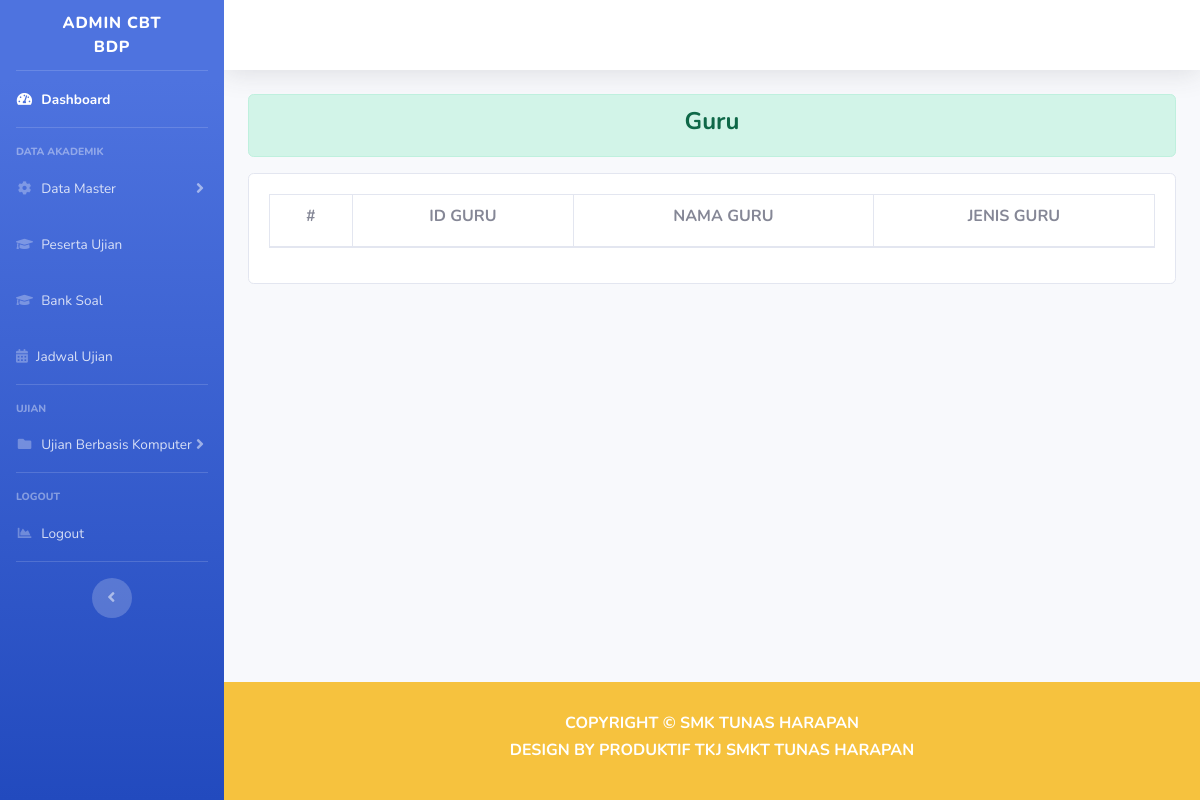
Before: /index.php/dashboard_bdp/guru with the older database file.
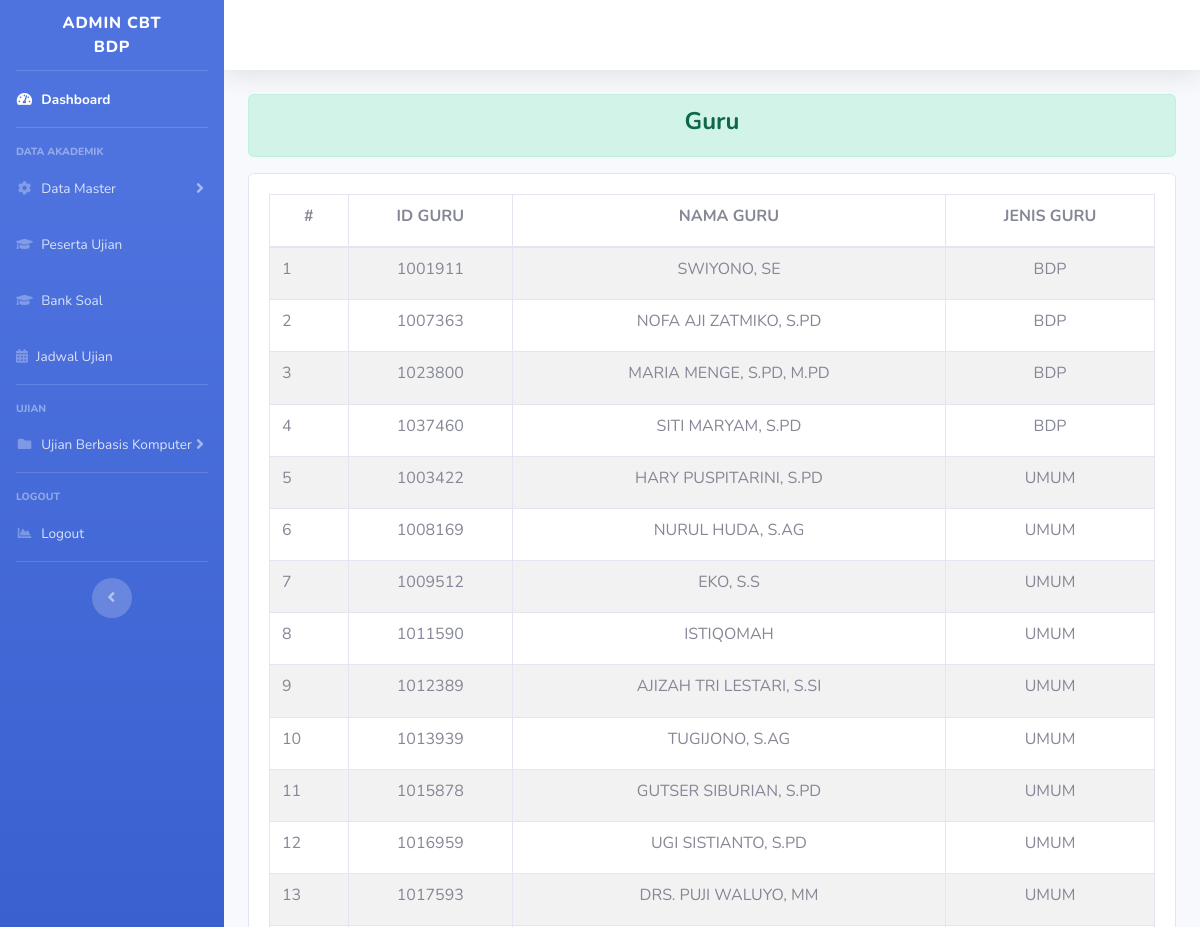
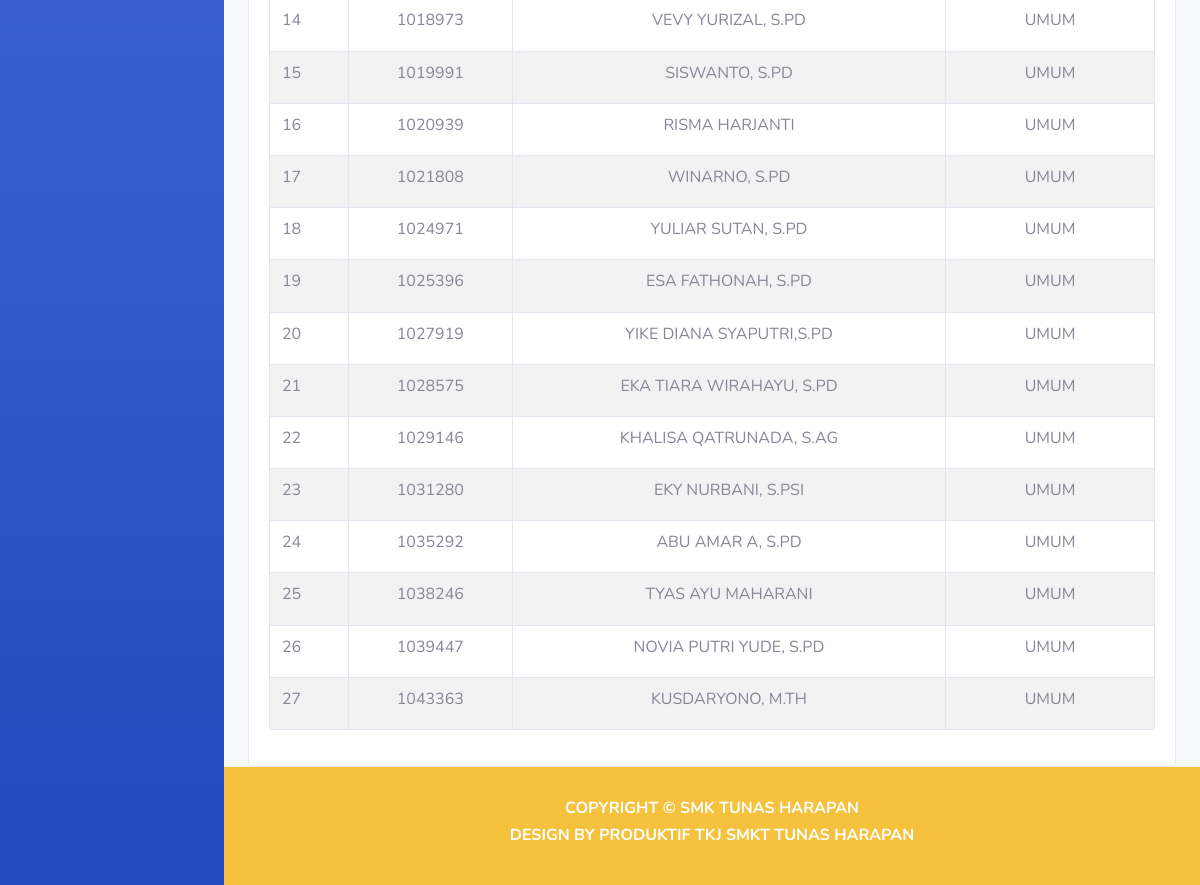
After: the same page with the newer database file (2 pictures, top to bottom).
### tables this page shows
CREATE TABLE `a_guru` (
  `id_guru` int(18) NOT NULL,
  `nama_guru` varchar(512) NOT NULL,
  `jenis_guru` varchar(16) NOT NULL
);

### application/controllers/Dashboard_bdp.php (called while the page is built, shortened)
<?php
class Dashboard_bdp extends CI_Controller
{
    function __construct()
    {
        $this->load->model('Model_jurusan');
    }
    public function guru()
    {
        $isi['guru'] = $this->Model_guru->dataGuruBDP();
        $isi['content'] = 'BDP/tampilan_guru';
        $this->load->view('BDP/templates/header');
        $this->load->view('BDP/tampilan_dashboard', $isi);
        $this->load->view('BDP/templates/footer');
    }
}

### index.php (called while the page is built, shortened)
<?php
require_once BASEPATH.'core/CodeIgniter.php';

### application/models/Model_guru.php (called while the page is built, shortened)
<?php
class Model_guru extends CI_Model
{
    public function dataGuruBDP()
    {
        $sql = "SELECT * FROM `a_guru`
                WHERE jenis_guru='BDP' OR jenis_guru='UMUM'
                ORDER BY jenis_guru,id_guru ASC;";
        $query = $this->db->query($sql);
        return $query->result_array();
    }
}

### application/views/BDP/tampilan_guru.php (the view)
<div class="alert alert-success" role="alert">
    <h4 class="text-center font-weight-bold">Guru</h4>
</div>
<div class="row mt-3">
    <div class="col-md">
        <div class="card">
            <div class="card-body">
                <div class="table-responsive">
                    <table class="table table-striped table-bordered" id="dataTable" width="100%" cellspacing="0">
                        <thead>
                            <tr class="text-center">
                                <th scope="col">
                                    <h6 class="font-weight-bold" style="text-transform: uppercase;">#</h6>
                                </th>
                                <th scope="col">
                                    <h6 class="font-weight-bold" style="text-transform: uppercase;">ID GURU</h6>
                                </th>
                                <th scope="col">
                                    <h6 class="font-weight-bold" style="text-transform: uppercase;">NAMA GURU</h6>
                                </th>
                                <th scope="col">
                                    <h6 class="font-weight-bold" style="text-transform: uppercase;">JENIS GURU</h6>
                                </th>
                            </tr>
                        </thead>
                        <tbody>
                            <tr>
                                <?php
                                $no = 1;
                                foreach ($guru as $row) {
                                ?>
                                    <td class="text-centers">
                                        <h6><?php echo $no++; ?></h6>
                                    </td>
                                    <td>
                                        <h6 class="text-uppercase text-center"><?php echo $row['id_guru']; ?></h6>
                                    </td>
                                    <td>
                                        <h6 class="text-uppercase text-center"><?php echo $row['nama_guru']; ?></h6>
                                    </td>
                                    <td>
                                        <h6 class="text-uppercase text-center"><?php echo $row['jenis_guru']; ?></h6>
                                    </td>
                            </tr>
                        <?php } ?>
                        </tbody>
                    </table>
                </div>
            </div>
        </div>
    </div>
</div>

Changed rows visible on the page:
added a_guru: id_guru "1001911", nama_guru "SWIYONO, SE", jenis_guru "BDP"
added a_guru: id_guru "1007363", nama_guru "NOFA AJI ZATMIKO, S.PD", jenis_guru "BDP"
added a_guru: id_guru "1023800", nama_guru "MARIA MENGE, S.PD, M.PD", jenis_guru "BDP"
added a_guru: id_guru "1037460", nama_guru "SITI MARYAM, S.PD", jenis_guru "BDP"
added a_guru: id_guru "1003422", nama_guru "HARY PUSPITARINI, S.PD", jenis_guru "UMUM"
added a_guru: id_guru "1008169", nama_guru "NURUL HUDA, S.AG", jenis_guru "UMUM"
added a_guru: id_guru "1009512", nama_guru "EKO, S.S", jenis_guru "UMUM"
added a_guru: id_guru "1011590", nama_guru "ISTIQOMAH", jenis_guru "UMUM"
added a_guru: id_guru "1012389", nama_guru "AJIZAH TRI LESTARI, S.SI", jenis_guru "UMUM"
added a_guru: id_guru "1013939", nama_guru "TUGIJONO, S.AG", jenis_guru "UMUM"
added a_guru: id_guru "1015878", nama_guru "GUTSER SIBURIAN, S.PD", jenis_guru "UMUM"
added a_guru: id_guru "1016959", nama_guru "UGI SISTIANTO, S.PD", jenis_guru "UMUM"
added a_guru: id_guru "1017593", nama_guru "DRS. PUJI WALUYO, MM", jenis_guru "UMUM"
added a_guru: id_guru "1018973", nama_guru "VEVY YURIZAL, S.PD", jenis_guru "UMUM"
added a_guru: id_guru "1019991", nama_guru "SISWANTO, S.PD", jenis_guru "UMUM"
added a_guru: id_guru "1020939", nama_guru "RISMA HARJANTI", jenis_guru "UMUM"
added a_guru: id_guru "1021808", nama_guru "WINARNO, S.PD", jenis_guru "UMUM"
added a_guru: id_guru "1024971", nama_guru "YULIAR SUTAN, S.PD", jenis_guru "UMUM"
added a_guru: id_guru "1025396", nama_guru "ESA FATHONAH, S.PD", jenis_guru "UMUM"
added a_guru: id_guru "1027919", nama_guru "YIKE DIANA SYAPUTRI,S.PD", jenis_guru "UMUM"
added a_guru: id_guru "1028575", nama_guru "EKA TIARA WIRAHAYU, S.PD", jenis_guru "UMUM"
added a_guru: id_guru "1029146", nama_guru "KHALISA QATRUNADA, S.AG", jenis_guru "UMUM"
added a_guru: id_guru "1031280", nama_guru "EKY NURBANI, S.PSI", jenis_guru "UMUM"
added a_guru: id_guru "1035292", nama_guru "ABU AMAR A, S.PD", jenis_guru "UMUM"
added a_guru: id_guru "1038246", nama_guru "TYAS AYU MAHARANI", jenis_guru "UMUM"
added a_guru: id_guru "1039447", nama_guru "NOVIA PUTRI YUDE, S.PD", jenis_guru "UMUM"
added a_guru: id_guru "1043363", nama_guru "KUSDARYONO, M.TH", jenis_guru "UMUM"
